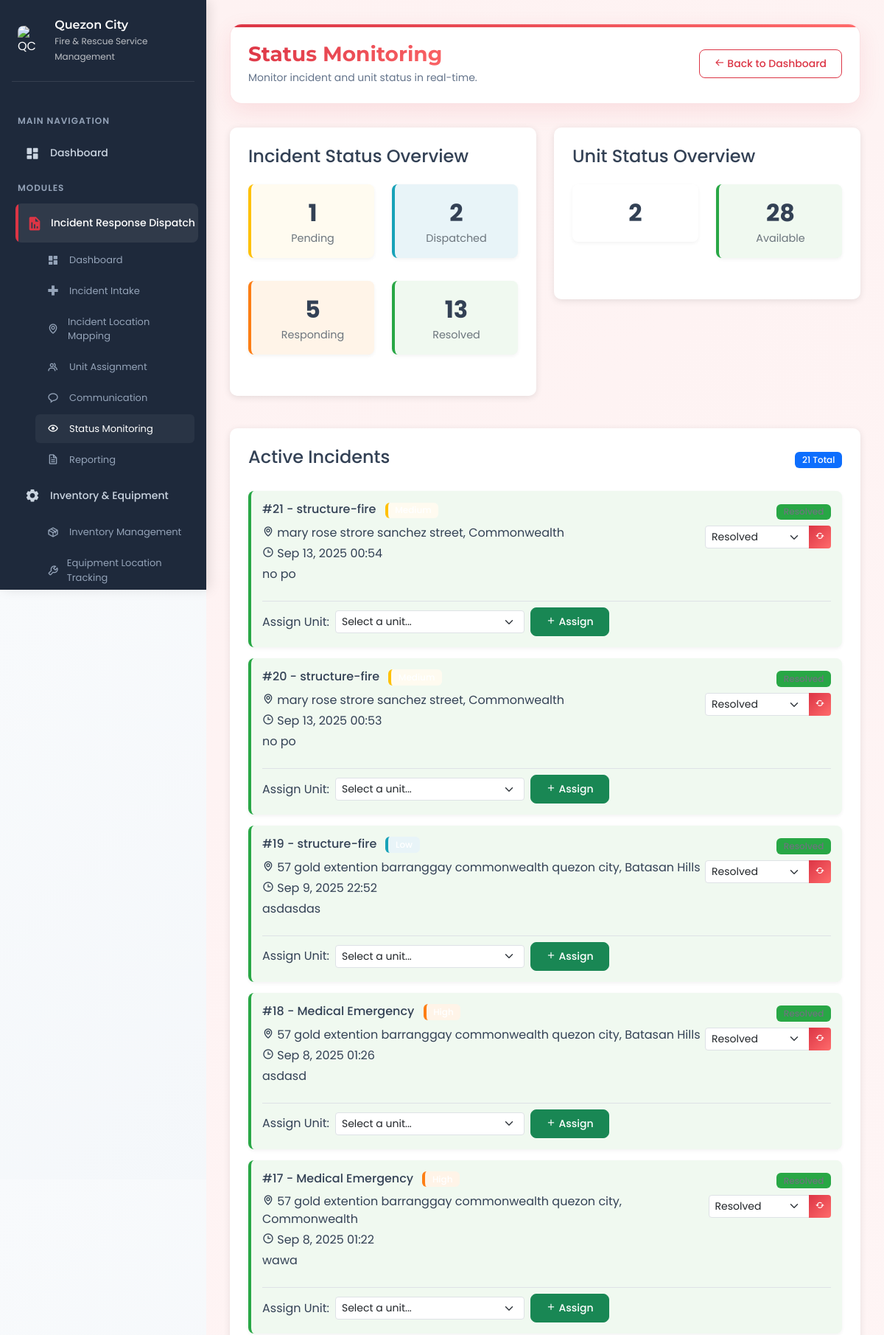
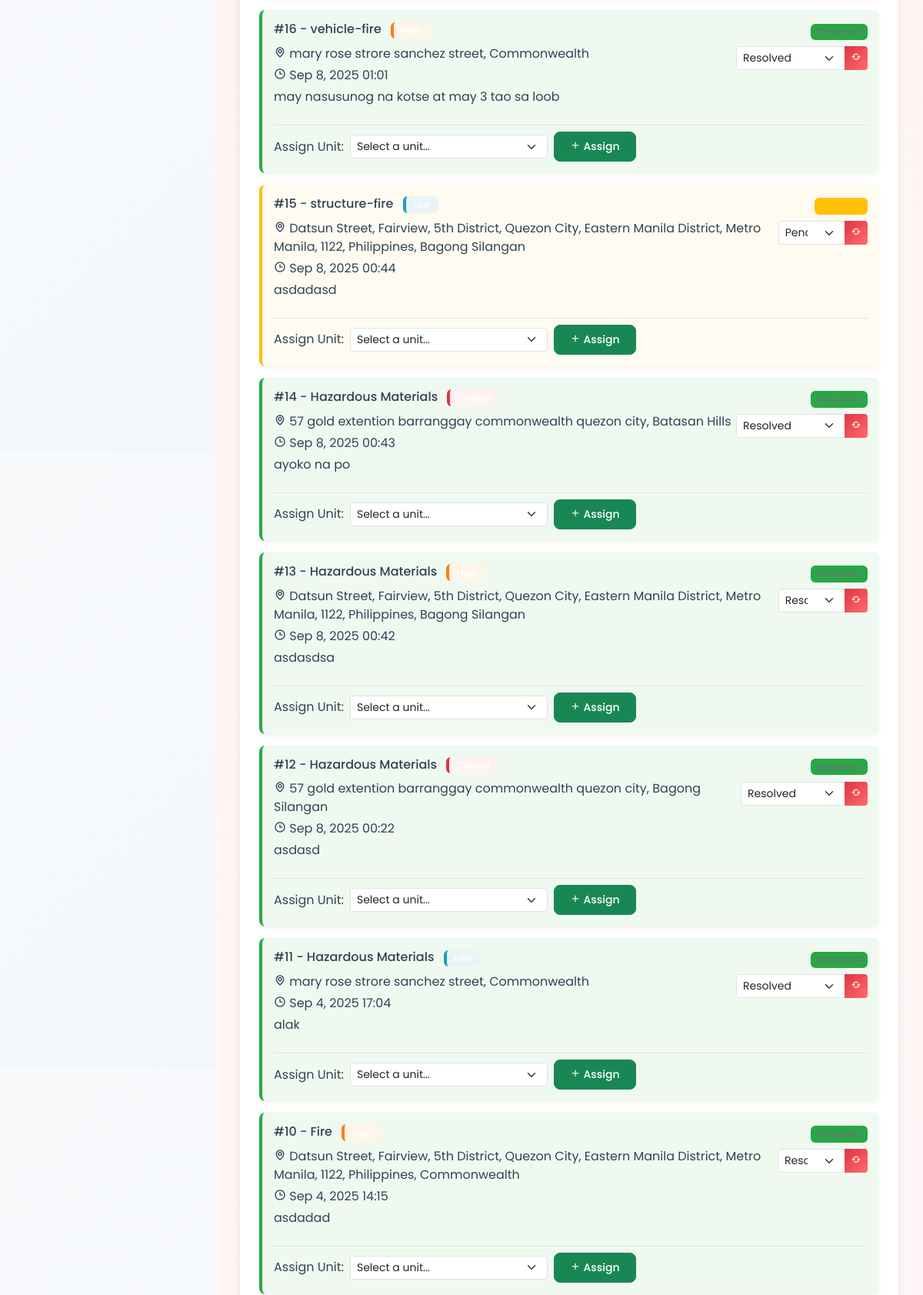
The app's page /Admin/IRD/status_monitoring/sm.php (signed in, upper part) with its own data (2 pictures, top to bottom).
### tables this page shows
CREATE TABLE `incidents` (
  `id` int(11) NOT NULL,
  `incident_type` varchar(50) NOT NULL,
  `barangay` varchar(100) NOT NULL,
  `location` varchar(255) NOT NULL,
  `latitude` decimal(10,8) DEFAULT NULL,
  `longitude` decimal(11,8) DEFAULT NULL,
  `incident_date` date NOT NULL,
  `incident_time` time NOT NULL,
  `description` text NOT NULL,
  `injuries` int(11) DEFAULT 0,
  `fatalities` int(11) DEFAULT 0,
  `people_trapped` int(11) DEFAULT 0,
  `hazardous_materials` tinyint(1) DEFAULT 0,
  `priority` enum('low','medium','high','critical') NOT NULL DEFAULT 'medium',
  `status` enum('pending','dispatched','responding','resolved') NOT NULL DEFAULT 'pending',
  `reported_by` int(11) DEFAULT NULL,
  `created_at` timestamp NOT NULL DEFAULT current_timestamp(),
  `updated_at` timestamp NOT NULL DEFAULT current_timestamp() ON UPDATE current_timestamp()
);

### Admin/IRD/status_monitoring/sm.php (the view, shortened to what the rows shown need)
<?php
require_once 'config/database_manager.php';
try {
    $incidents = $dbManager->fetchAll("ird", "SELECT * FROM incidents ORDER BY created_at DESC");
} catch (Exception $e) {
    error_log("Database error: " . $e->getMessage());
    $user = ['first_name' => 'User'];
    $incidents = [];
    $units = [];
    $dispatches = [];
    $incident_status_counts = [];
    $unit_status_counts = [];
    $error_message = "System temporarily unavailable. Please try again later.";
}
?>
<!DOCTYPE html>
<html lang="en">
<head>
    <link href="https://cdn.jsdelivr.net/npm/bootstrap@5.3.2/dist/css/bootstrap.min.css" rel="stylesheet">
    <link href="https://unpkg.com/boxicons@2.1.4/css/boxicons.min.css" rel="stylesheet">
    <link rel="stylesheet" href="https://cdnjs.cloudflare.com/ajax/libs/animate.css/4.1.1/animate.min.css">
    <link rel="stylesheet" href="css/style.css">
</head>
<body>
    <div class="dashboard-container">
        <div class="main-content">
            <div class="dashboard-header animate-fade-in">
                <div class="page-title">
                    <h1>Status Monitoring</h1>
                </div>
            </div>
            <div class="dashboard-content">
                <div class="row mt-4">
                    <div class="col-12">
                        <div class="status-container animate-fade-in">
                            <?php if (count($incidents) > 0): ?>
                                <?php foreach ($incidents as $incident): ?>
                                <div class="status-card status-<?php echo $incident['status']; ?>">
                                    <div class="d-flex justify-content-between align-items-start">
                                        <div>
                                            <h6>
                                                #<?php echo $incident['id']; ?> -
                                                <?php echo htmlspecialchars($incident['incident_type']); ?>
                                                <span class="badge status-<?php echo $incident['priority']; ?> ms-2">
                                                </span>
                                            </h6>
                                            <p class="mb-1">
                                                <i class='bx bx-map'></i>
                                                <?php echo htmlspecialchars($incident['location']); ?>,
                                                <?php echo htmlspecialchars($incident['barangay']); ?>
                                            </p>
                                            <p class="mb-1">
                                                <i class='bx bx-time'></i>
                                                <?php echo date('M j, Y H:i', strtotime($incident['incident_date'] . ' ' . $incident['incident_time'])); ?>
                                            </p>
                                            <p class="mb-2"><?php echo htmlspecialchars($incident['description']); ?></p>
                                        </div>
                                        <div class="text-end">
                                            <span class="badge badge-<?php echo $incident['status']; ?>">
                                            </span>
                                            <form method="POST" class="mt-2">
                                                <div class="input-group input-group-sm">
                                                    <select class="form-select form-select-sm" name="status">
                                                        <option value="pending" <?php echo $incident['status'] == 'pending' ? 'selected' : ''; ?>>Pending</option>
                                                        <option value="resolved" <?php echo $incident['status'] == 'resolved' ? 'selected' : ''; ?>>Resolved</option>
                                                    </select>
                                                    <button type="submit" name="update_incident_status" class="btn btn-primary btn-sm">
                                                        <i class='bx bx-refresh'></i>
                                                    </button>
                                                </div>
                                            </form>
                                        </div>
                                    </div>
                                    <div class="mt-3 pt-2 border-top">
                                        <form method="POST" class="row g-2 align-items-center">
                                            <div class="col-auto">
                                                <label class="col-form-label">Assign Unit:</label>
                                            </div>
                                            <div class="col-auto">
                                                <select class="form-select form-select-sm" name="unit_id" required>
                                                    <option value="">Select a unit...</option>
                                                </select>
                                            </div>
                                            <div class="col-auto">
                                                <button type="submit" name="assign_unit" class="btn btn-success btn-sm">
                                                    <i class='bx bx-plus'></i> Assign
                                                </button>
                                            </div>
                                        </form>
                                    </div>
                                </div>
                                <?php endforeach; ?>
                            <?php else: ?>
                                <div class="text-center py-4">
                                    <p class="text-muted">No active incidents found</p>
                                </div>
                            <?php endif; ?>
                        </div>
                    </div>
                </div>
            </div>
        </div>
    </div>
</body>
</html>

### records on screen
incidents: id "21", incident_type "structure-fire", location "mary rose strore sanchez street", barangay "Commonwealth", incident_date+incident_time "Sep 13, 2025 00:54", description "no po", status "Resolved"
incidents: id "20", incident_type "structure-fire", location "mary rose strore sanchez street", barangay "Commonwealth", incident_date+incident_time "Sep 13, 2025 00:53", description "no po", status "Resolved"
incidents: id "19", incident_type "structure-fire", location "57 gold extention barranggay commonwealth quezon city", barangay "Batasan Hills", incident_date+incident_time "Sep 9, 2025 22:52", description "asdasdas", status "Resolved"
incidents: id "18", incident_type "Medical Emergency", location "57 gold extention barranggay commonwealth quezon city", barangay "Batasan Hills", incident_date+incident_time "Sep 8, 2025 01:26", description "asdasd", status "Resolved"
incidents: id "17", incident_type "Medical Emergency", location "57 gold extention barranggay commonwealth quezon city", barangay "Commonwealth", incident_date+incident_time "Sep 8, 2025 01:22", description "wawa", status "Resolved"
incidents: id "16", incident_type "vehicle-fire", location "mary rose strore sanchez street", barangay "Commonwealth", incident_date+incident_time "Sep 8, 2025 01:01", description "may nasusunog na kotse at may 3 tao sa loob", status "Resolved"
incidents: id "15", incident_type "structure-fire", location "Datsun Street, Fairview, 5th District, Quezon City, Eastern Manila District, Metro Manila, 1122, Philippines", barangay "Bagong Silangan", incident_date+incident_time "Sep 8, 2025 00:44", description "asdadasd", status "Pending"
incidents: id "14", incident_type "Hazardous Materials", location "57 gold extention barranggay commonwealth quezon city", barangay "Batasan Hills", incident_date+incident_time "Sep 8, 2025 00:43", description "ayoko na po", status "Resolved"
incidents: id "13", incident_type "Hazardous Materials", location "Datsun Street, Fairview, 5th District, Quezon City, Eastern Manila District, Metro Manila, 1122, Philippines", barangay "Bagong Silangan", incident_date+incident_time "Sep 8, 2025 00:42", description "asdasdsa", status "Resolved"
incidents: id "12", incident_type "Hazardous Materials", location "57 gold extention barranggay commonwealth quezon city", barangay "Bagong Silangan", incident_date+incident_time "Sep 8, 2025 00:22", description "asdasd", status "Resolved"
incidents: id "11", incident_type "Hazardous Materials", location "mary rose strore sanchez street", barangay "Commonwealth", incident_date+incident_time "Sep 4, 2025 17:04", description "alak", status "Resolved"
incidents: id "10", incident_type "Fire", location "Datsun Street, Fairview, 5th District, Quezon City, Eastern Manila District, Metro Manila, 1122, Philippines", barangay "Commonwealth", incident_date+incident_time "Sep 4, 2025 14:15", description "asdadad", status "Resolved"

### other values on screen
$count['count'] "1"
$label "Pending"
$count['count'] "2"
$label "Dispatched"
$count['count'] "5"
$label "Responding"
$count['count'] "13"
$label "Resolved"
$count['count'] "28"
$label "Available"
count($incidents) "21"
